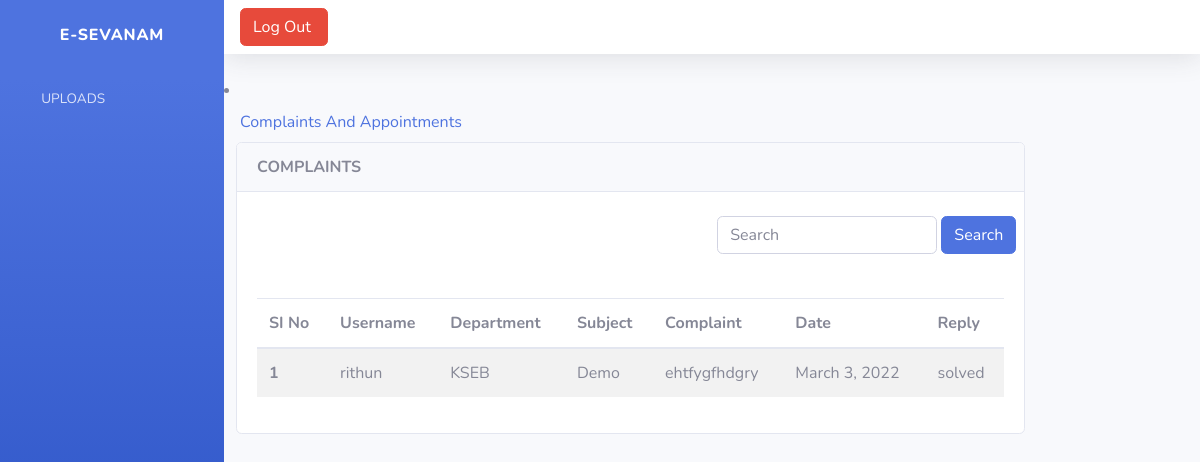
Page /cmp_gov (signed in) on the earlier database version.
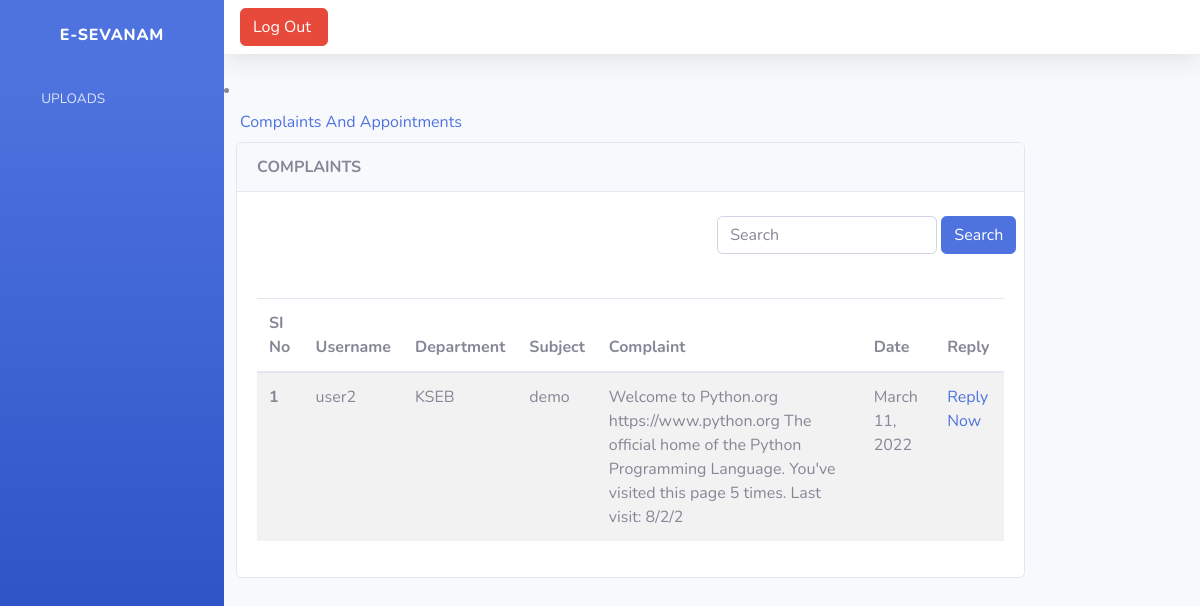
Same page on the later database version.
### manageapp1/models.py (models this page shows)
class Complaints(models.Model):
    user = models.ForeignKey(Login, on_delete=models.DO_NOTHING)
    department = models.ForeignKey(Department, on_delete=models.DO_NOTHING)
    subject = models.CharField(max_length=200)
    complaint = models.TextField()
    date = models.DateField(auto_now=True)
    reply = models.TextField(null=True, blank=True)

class Login(AbstractUser):
    is_govt = models.BooleanField(default=False)
    is_user = models.BooleanField(default=False)

class Department(models.Model):
    name= models.CharField(max_length=200)
    place= models.CharField(max_length=200)
    contact_number= models.CharField(max_length=100)
    email= models.EmailField()
    def __str__(self):
        return self.name

### manageapp1/govt_views.py (the view)
# urls.py: path('cmp_gov', govt_views.cmp_gov, name = 'cmp_gov'),
@login_required(login_url='login_view')
def cmp_gov(request):
    n = Complaints.objects.all()
    complaintsFilter = ComplaintsFilter(request.GET, queryset=n)
    n=complaintsFilter.qs
    context = {
        'complaints': n,
        'complaintsFilter': complaintsFilter,
    }
    return render(request, 'govt_cmp_view1.html', context)

### templates/govt_cmp_view1.html (shortened to what this page needs)
<!DOCTYPE html>
{% extends 'govbase.html' %}
{% block content %}
<div class="col-lg-10">
    <div class="card">
        <div class="card-header">
            <strong class="card-title">COMPLAINTS</strong>
        </div>
        <br>
        <div class="row">
            <div class="col-lg-6 "></div>
            <div class="col-lg-6">
                <form method="get" class="form-inline " style="float:right;">
                    <div class="md-form my-0">
                        {{complaintsFilter.form}}
                        <button class="btn btn-primary mr-2" type="submit">Search</button>
                    </div>
                </form>
            </div>
        </div>
        <br>
          <div class="card-body">
            <table class="table table-striped">
                <thead>
                <tr>
                    <th scope="col">SI No</th>
                    <th scope="col">Username</th>
                    <th scope="col">Department</th>
                    <th scope="col">Subject</th>
                    <th scope="col">Complaint</th>
                    <th scope="col">Date</th>
                    <th scope="col">Reply</th>
                </tr>
                </thead>
                <tbody>
                {% for n in complaints %}
                <tr>
                    <th scope="row">{{forloop.counter}}</th>
                    <td>{{n.user}}</td>
                    <td>{{n.department}}</td>
                    <td>{{n.subject}}</td>
                    <td>{{n.complaint}}</td>
                    <td>{{n.date}}</td>
                    <td>
                        {% if n.reply == None %}
                        <a href="{% url 'reply_complaint' n.id %}"">Reply Now</a>
                        {% else %}
                        {{n.reply}}
                        {% endif %}
                    </td>
                 {% empty %}
                <tr>
                    <td colspan="7"><h3>No Results Found</h3></td>
                </tr>
                </tr>
                {% endfor %}
                </tbody>
            </table>
        </div>
    </div>
</div>
{% endblock %}

Differences in the rows shown:
changed Complaints "KSEB": user "rithun" → "user2"; subject "Demo" → "demo"; complaint "ehtfygfhdgry" → "Welcome to Python.org https://www.python.org The official home of the Python Programming Language. You've visited this page 5 times. Last visit: 8/2/2"; date "March 3, 2022" → "March 11, 2022"; reply "solved" → (not shown); now shows "Reply Now"
